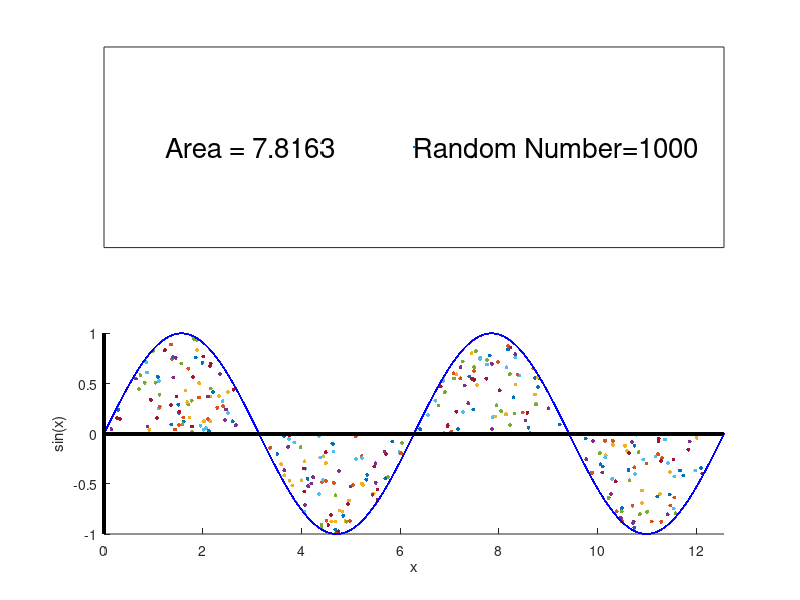

Write MATLAB code to recreate this figure.
clc
clear
close all
format long
a=0:pi/100:4*pi;
b=sin(a);
figure('units','normalized','outerposition',[0 0 1 1])
sz=8;
k=0;
for i=1:1000
    x=4*pi*rand;
    y=-1+2*rand;
    z=sin(x);
    if z>=y && y>0
        k=k+1;
        subplot(2,1,2);
        plot(a,b,'color','blue')
        line([0;4*pi],[0;0],'color','black','LineWidth',2) 
        line([0;0],[-1;1],'color','black','LineWidth',2)
        xlabel('x')
        ylabel('sin(x)')
        axis([0 4*pi -1 1])
        scatter(x,y,sz,'filled')
        drawnow
        hold on
    elseif z<=y && y<0
        k=k+1;
        subplot(2,1,2);
        plot(a,b,'color','blue')
        line([0;4*pi],[0;0],'color','black','LineWidth',2) 
        line([0;0],[-1;1],'color','black','LineWidth',2)
        xlabel('x')
        ylabel('sin(x)')
        scatter(x,y,sz,'filled')
        drawnow
        hold on
    end
    if mod(i,50)==0
    subplot(2,1,1);
    plot(0,0)
    set(gca,'xtick',[])
    set(gca,'ytick',[])
    A=k*8*pi/i;
    B=['Area = ',num2str(A)];
    C=['Random Number=',num2str(i)];
    text(-0.8,0,B,'FontSize',20)
    text(0,0,C,'FontSize',20)
    drawnow
    pause(0.05)
    end
end